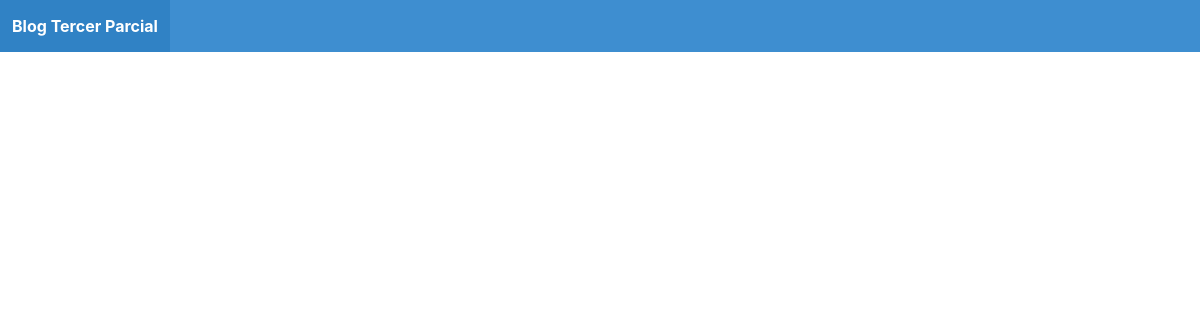
The app's page /, older data.
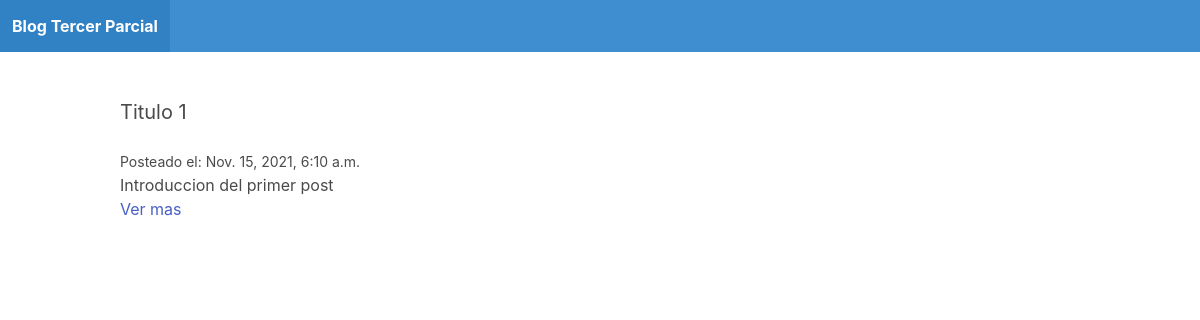
The same page, newer data.
### blog/models.py (models this page shows)
class Post(models.Model):
    title = models.CharField(max_length=255)
    slug = models.SlugField()
    intro = models.TextField()
    body = models.TextField()
    date_added = models.DateTimeField(auto_now_add=True)
    class Meta:
        ordering = ['-date_added']

### blog/views.py (the view)
# urls.py: path('', frontpage, name='frontpage'),
def frontpage(request):
    posts = Post.objects.all()
    return render(request, 'blog/frontpage.html', {'posts': posts})

### blog/templates/blog/frontpage.html
{% extends 'blog/base.html' %}
{% block content %}
    {% for post in posts %}
    <div class="post-block">
        <h2 class="subtitle">{{ post.title }}</h2>
        <small>Posteado el: {{ post.date_added }}</small>
        <p>{{ post.intro }}</p>
        <a href="{% url 'detalle' post.slug %}">Ver mas</a>
    </div>
    {% endfor %}
{% endblock %}

### blog/templates/blog/base.html (shortened to what this page needs)
<!DOCTYPE html>
<html lang="en">
<head>
    <link rel="stylesheet" href="https://cdn.jsdelivr.net/npm/bulma@0.9.1/css/bulma.min.css">
</head>
<body>
   <nav class="navbar is-info">
       <div class="navbar-brand">
           <a href="/" class="navbar-item"><strong>Blog Tercer Parcial</strong></a>
       </div>
   </nav>
   <section class="section">
       <div class="container">
           {% block content %}
           {% endblock %}
       </div>
   </section>
</body>
</html>

Row changes from the older to the newer data that the page shows:
added Post: title "Titulo 1", date_added "Nov. 15, 2021, 6:10 a.m.", intro "Introduccion del primer post"
